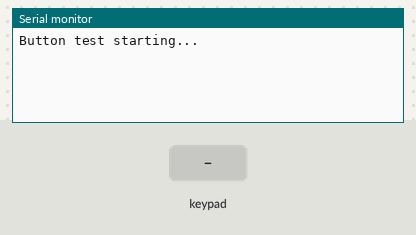
A sketch run on a simulated ESP32. Parts: the last lines printed to the serial monitor. Wiring (inferred from the names in the program): 4×2 keypad with keys 1 5 2 6 3 7 4 8: rows GPIO 25, GPIO 26, GPIO 27, GPIO 33; columns GPIO 13, GPIO 16. The inputs (shaded band) are chosen by the test bench.

Above: at 1.2 s.
1.3 s: key '1' pressed
At 2.2 s:
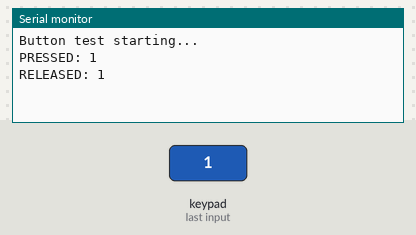
2.9 s: keypad keys 1 3 1 6 pressed 0.4 s apart
At 3.04 s:
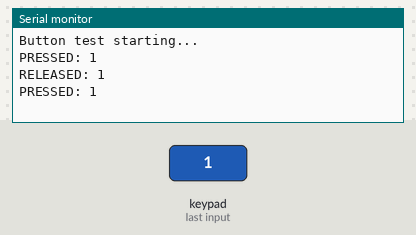
6.0 s: key '5' pressed
At 7.2 s:
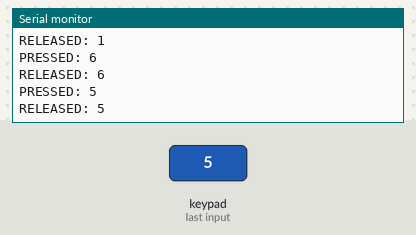
7.5 s: keypad keys 2 5 2 6 2 7 3 3 pressed 0.4 s apart
At 11.0 s:
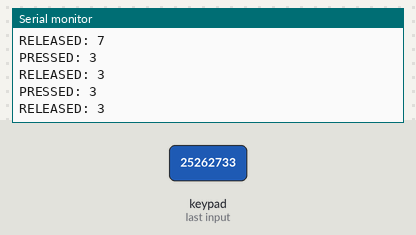
Timing chart, 0 to 12.5 s (numbered marks = the images above; inputs shaded):
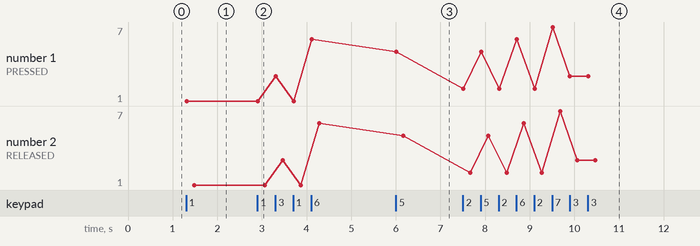

The sketch:

keypad_test.ino
```cpp
/*
  keypad_test.ino
  ---------------
  Button matrix test: 2 columns (GPIO 13, 16), 4 rows (GPIO 25, 26, 27, 33).
  Open Serial Monitor at 115200 baud.
*/

const byte COL_PINS[] = { 13, 16 };
const byte ROW_PINS[] = { 25, 26, 27, 33 };
const byte NUM_COLS = 2;
const byte NUM_ROWS = 4;
bool lastPressed[NUM_ROWS][NUM_COLS] = { false };

char keys[NUM_ROWS][NUM_COLS] = {
  { '1', '5' },
  { '2', '6' },
  { '3', '7' },
  { '4', '8' }
};

void setup() {
  Serial.begin(115200);
  Serial.println("Button test starting...");

  for (byte c = 0; c < NUM_COLS; c++) {
    pinMode(COL_PINS[c], OUTPUT);
    digitalWrite(COL_PINS[c], LOW);
  }
  for (byte r = 0; r < NUM_ROWS; r++) {
    pinMode(ROW_PINS[r], INPUT_PULLDOWN);
  }
}

void loop() {
  for (byte c = 0; c < NUM_COLS; c++) {
    digitalWrite(COL_PINS[c], HIGH);
    delayMicroseconds(100);

    for (byte r = 0; r < NUM_ROWS; r++) {
      bool pressed = (digitalRead(ROW_PINS[r]) == HIGH);

      if (pressed && !lastPressed[r][c]) {
        Serial.print("PRESSED: ");
        Serial.println(keys[r][c]);
      } else if (!pressed && lastPressed[r][c]) {
        Serial.print("RELEASED: ");
        Serial.println(keys[r][c]);
      }

      lastPressed[r][c] = pressed;
    }

    digitalWrite(COL_PINS[c], LOW);
  }

  delay(20);
}
```

Measured:
- after the input at 1.3 s, the serial monitor: prints a new line at once (image 1)
- after the input at 6.0 s, the serial monitor: prints a new line at once (image 3)
- after the input at 7.5 s, the serial monitor: prints a new line at once (image 4)
- plotted number 1: 1 → 6 after the input at 2.9 s, 6 → 5 after the input at 6.0 s, 5 → 3 after the input at 7.5 s
- plotted number 2: 1 → 6 after the input at 2.9 s, 6 → 5 after the input at 6.0 s, 5 → 3 after the input at 7.5 s
